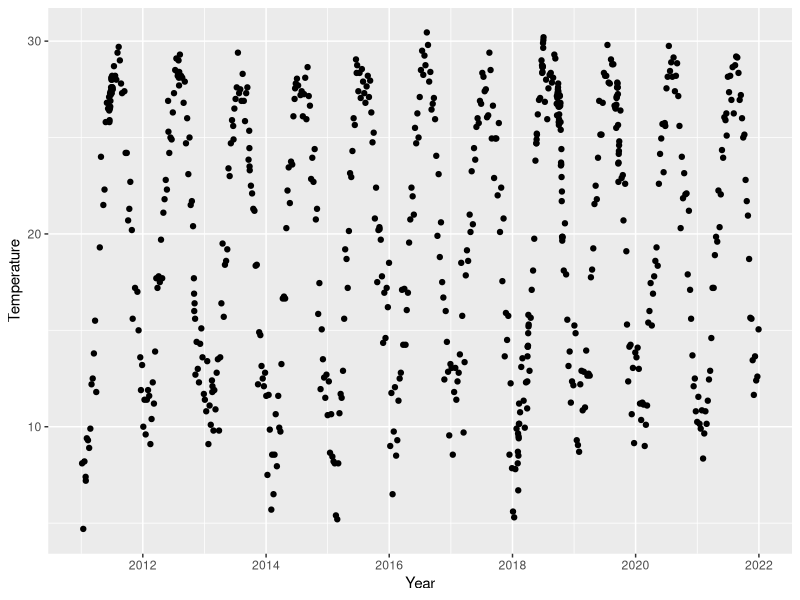
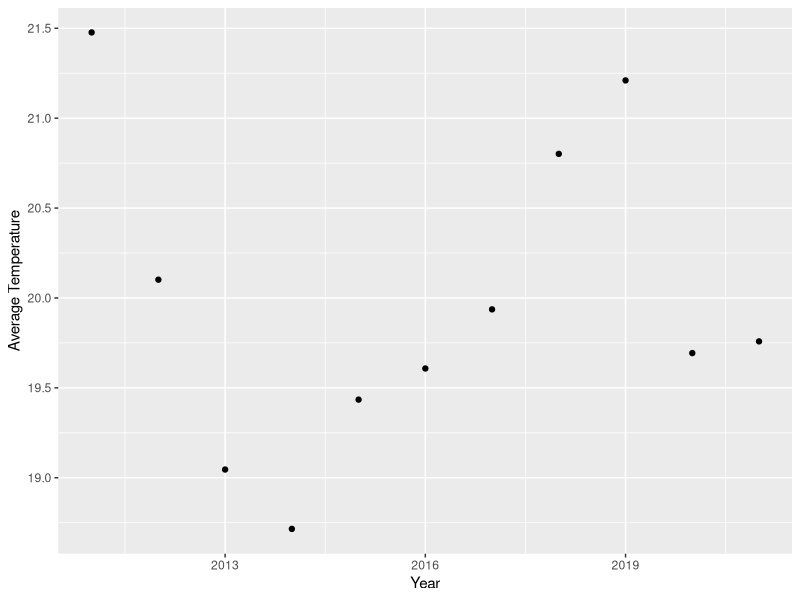
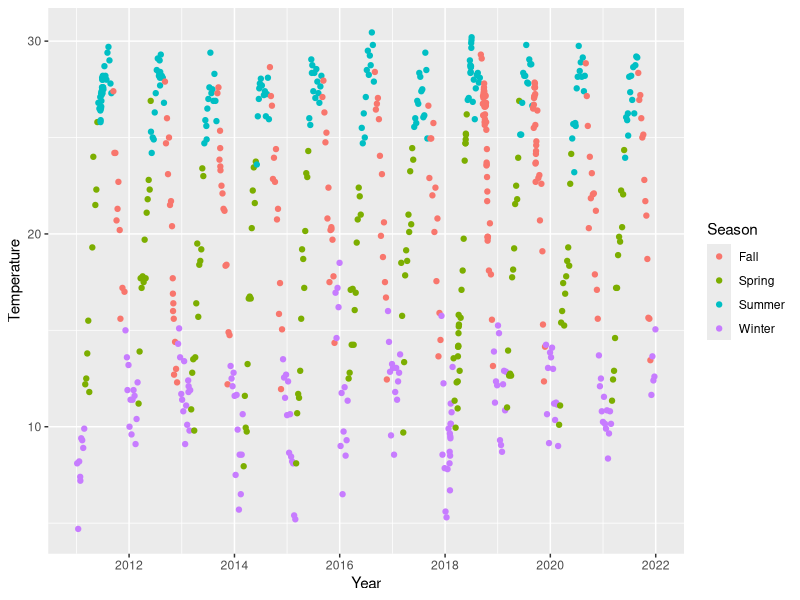

Here is the R script that generated these plots, in order:
## ---- chunk 1
library(ggplot2)
library(readxl)
library(cowplot)
library(tidyverse)
library(lubridate)
library(dplyr)
library(knitr)
## ---- chunk 2
TempData <- read_excel("Temperature2011-2021 (1).xlsx")
TempData <- TempData |>
  mutate(
    `Decimal Years` = date(date_decimal(`Decimal Years`))) |>
  na.omit() 
  
  colnames(TempData) <- c("Date", "Temp", "SD")
## ---- chunk 3
head(TempData)
## ---- chunk 4
ggplot(TempData)+
  geom_point(aes(x = Date, y= Temp)) +
  labs(x = "Year", y = "Temperature") 
## ---- chunk 5
Summary <- TempData |>
  group_by(year(Date)) |>
  summarise(Temp = mean(Temp))
## ---- chunk 6
print(Summary)
## ---- chunk 7
ggplot(Summary)+
  geom_point(aes(x = `year(Date)`, y= Temp)) +
  labs(x = "Year", y = "Average Temperature") 
## ---- chunk 8
SeasonTempData <- TempData |>
  mutate(
    Season = case_when(
      month(Date) == 12 | month(Date) == 1 | month(Date) == 2 ~ "Winter",
      month(Date) == 3 | month(Date) == 4 | month(Date) == 5 ~ "Spring",
      month(Date) == 6 | month(Date) == 7 | month(Date) == 8 ~ "Summer",
      month(Date) == 9 | month(Date) == 10 | month(Date) == 11 ~ "Fall"
    )
  )
## ---- chunk 9
ggplot(SeasonTempData)+
  geom_point(aes(x = Date, y= Temp, color = Season)) +
  labs(x = "Year", y = "Temperature") 
## ---- chunk 10
SummarySeason <- SeasonTempData |>
  group_by(year(Date), Season) |>
  summarise(Temp = mean(Temp))
## ---- chunk 11
print(SummarySeason)
## ---- chunk 12
SummarySeasonSummer <- SummarySeason |>
  filter(Season == "Summer")
print(SummarySeasonSummer)
## ---- chunk 13
SummarySeasonWinter <- SummarySeason |>
  filter(Season == "Winter")
print(SummarySeasonSummer)
## ---- chunk 14
SummarySeasonSpring <- SummarySeason |>
  filter(Season == "Spring")
print(SummarySeasonSummer)
## ---- chunk 15
SummarySeasonFall <- SummarySeason |>
  filter(Season == "Fall")
print(SummarySeasonSummer)
